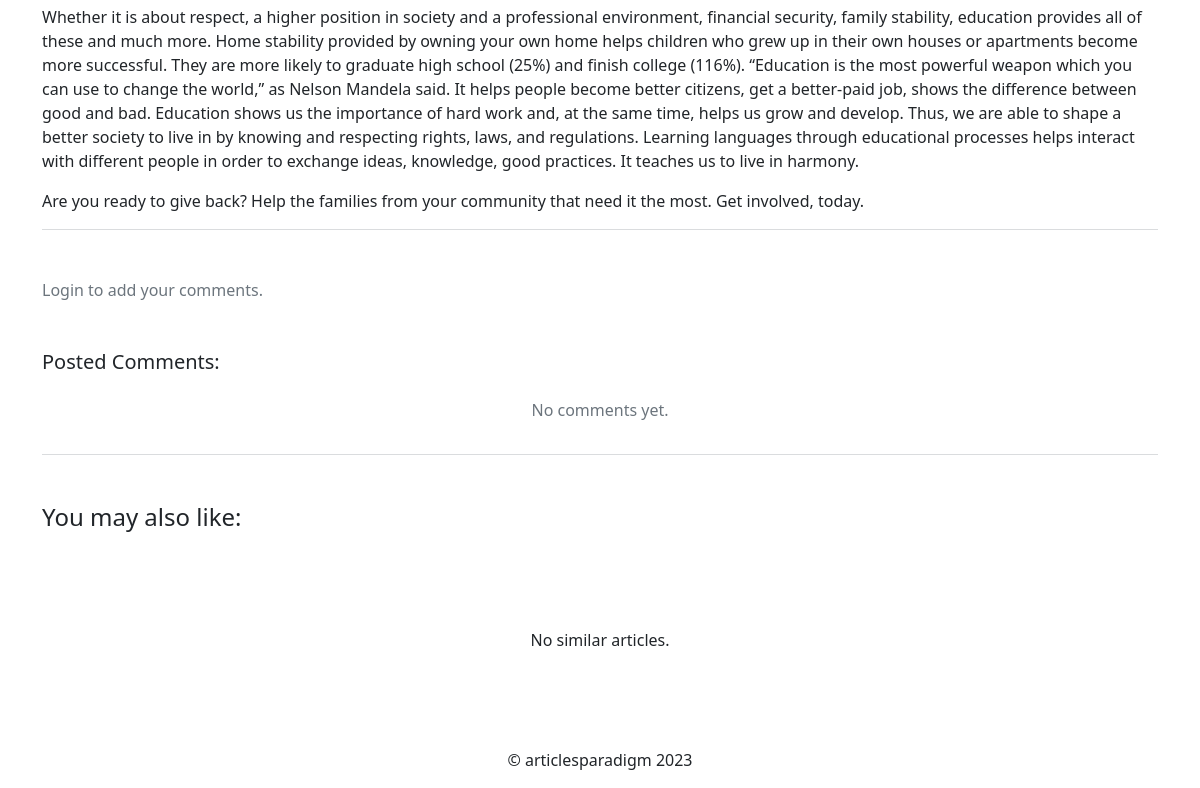
The page /articles/1/details (lower part) on the database as committed earlier.
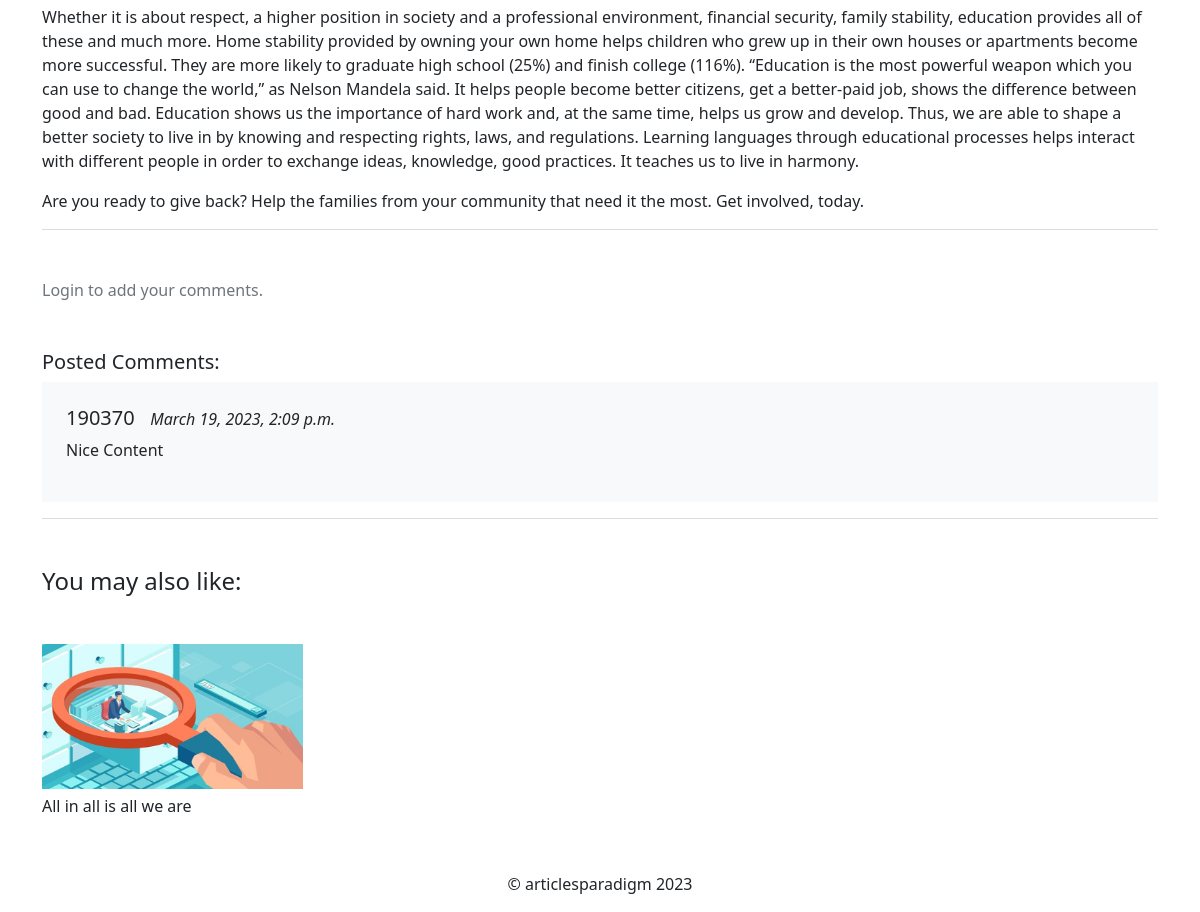
The same page on the database as committed later.
### article/models.py (models this page shows, shortened)
class Comment(models.Model):
    post = models.ForeignKey(Post, on_delete=models.CASCADE)
    user = models.ForeignKey(User, on_delete=models.CASCADE, related_name='commentator')
    text = models.CharField(max_length=500, null=False)
    created = models.DateTimeField(auto_now_add=True)

class Post(models.Model):
    category = models.ForeignKey(Category, on_delete=models.CASCADE)
    title = models.CharField(max_length=250)
    author = models.ForeignKey(User, on_delete=models.CASCADE, related_name='blog_authors')
    body = HTMLField()
    excerpt = models.TextField(null=True)
    publish = models.DateTimeField(default=timezone.now)
    created = models.DateTimeField(auto_now_add=True)
    image = models.ImageField(upload_to="pics", null=True, blank=True)
    class Meta:
        ordering = ('-publish',)
    @property
    def published(self):
        return '%s' % date(self.publish, "F d, Y")
    @property
    def comments(self):
        return Comment.objects.filter(post= self.id).order_by('-id')
    @property
    def related_posts(self):
        return Post.objects.filter(category = self.category).exclude(id=self.pk)[:6]

### article/views.py (the view)
# urls.py: path('<int:pk>/details', views.detailview, name='detail'),
def detailview(request, pk):
    post = get_object_or_404(Post,id=pk)
    return render(request,'article/detail.html',{'post':post})

### templates/article/detail.html (shortened to what this page needs)
{% extends 'base.html' %}
{%load static%}
{% load bootstrap5 %}
{%block bodyblock%}
<div>
    <img src="{{post.image.url}}" alt="image" class="img-fluid" width="100%" ><br>
    <div class="my-2">
        {{post.body|safe}}
    </div>
    <hr class="text-muted">
    <div>
       {% if request.user.is_authenticated %}
       <h5 class="my-2">Add your Comment</h5>
       <form class="d-flex" action="{%url 'article:add-comment'%}" method="post">
           {%csrf_token%}
           <input type="text" name="comment" maxlength="500" class="form-control me-3 " required>
           <input type="text" name="postid" value="{{post.id}}" hidden>
           <button type="submit" class="btn btn-info btn-sm ">Post Comment</button>
       </form>
       {%else%}
       <p class="my-5 text-muted">Login to add your comments.</p>
       {%endif%}
        <h5 class="my-2 mt-3">Posted Comments:</h5>
        {% for i in post.comments%}
        <div class="bg-light p-4 mb-2">
            <h5>{{i.user.username}} &nbsp; <span class="fw-light fs-6"> <i> {{i.created}}</i></span> </h6>
            <p>{{i.text}}</p>
        </div>
        {%empty%}
        <p class="p-3 text-center text-muted">No comments yet.</p>
        {%endfor%}
    </div>
    <hr class="text-muted">
    <div class="mt-5">
        <h4>You may also like:</h4><br>
        <div class="row mt-3">
            {% for y in post.related_posts %}
            <div class="col-lg-3">
                <a class="text-decoration-none text-dark " href="{%url 'article:detail' pk=y.id%}">
                    <img src="{{y.image.url}}" alt="image" class="img-fluid">
                    <h6 class="mt-2">{{y.title}}</h6>
                </a>
            </div>
            {%empty%}
            <p class="text-center my-5">No similar articles.</p>
            {%endfor%}
        </div>
    </div>
</div>
 {%endblock%}

Rows that differ between the two databases and show on the page:
added Comment: user.username "190370", created "March 19, 2023, 2:09 p.m.", text "Nice Content"
added Post: image (picture), title "All in all is all we are"
Other text that changed with them:
text no longer shown: "No comments yet. No similar articles."
